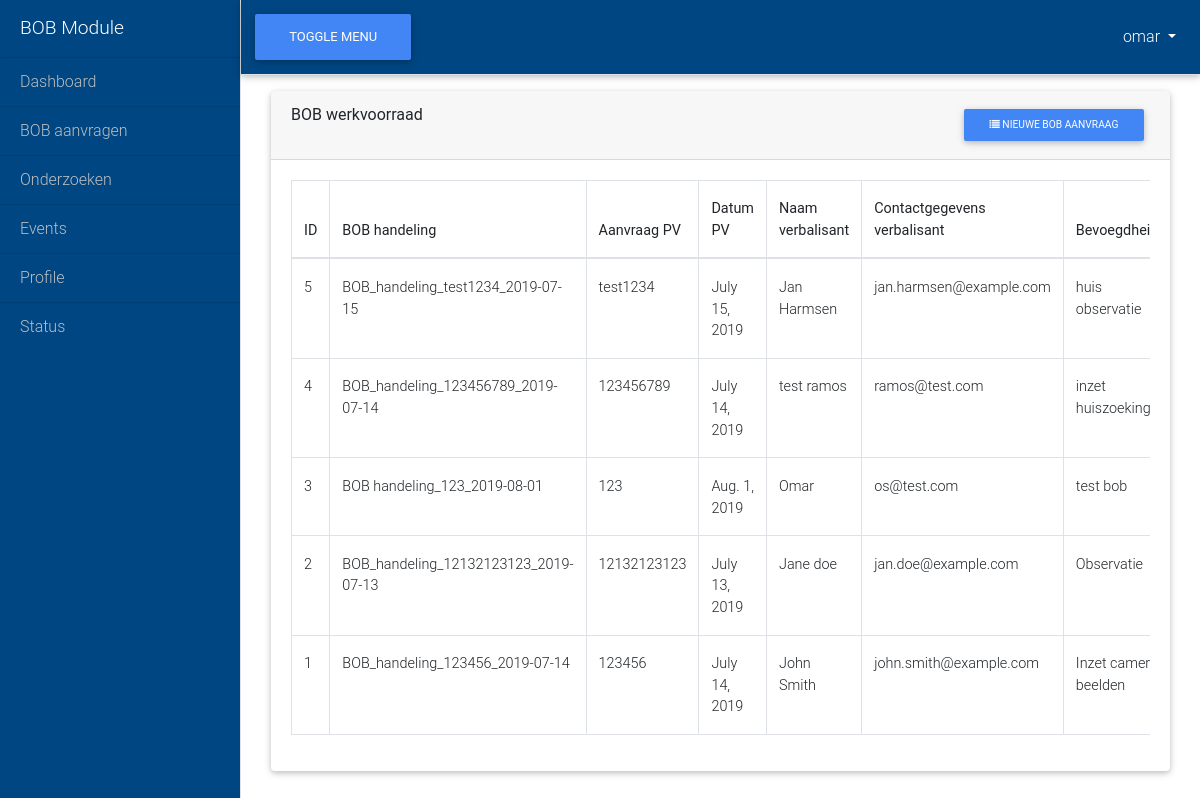
The page /bob/ (signed in) on the database as committed earlier.
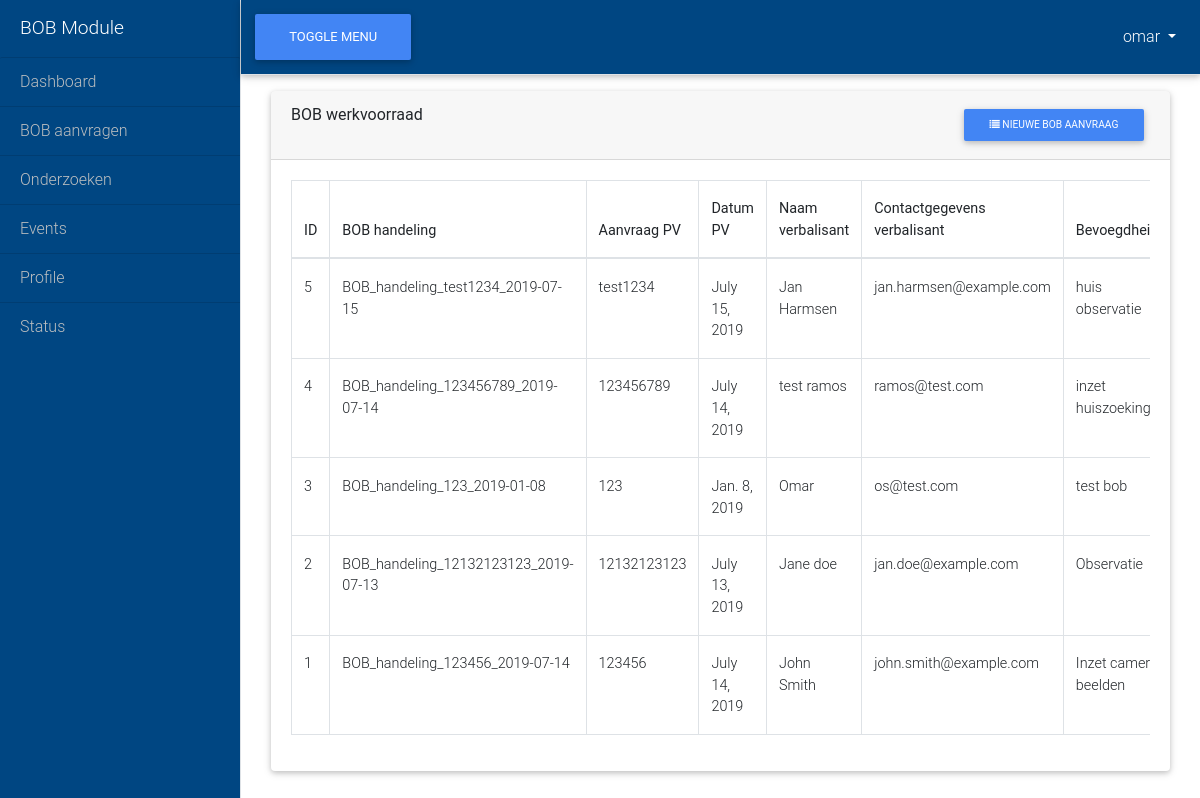
The same page on the database as committed later.
### bob/models.py (models this page shows, shortened)
class BobHandeling(models.Model):
    dvom_bobhandelingid = models.AutoField(primary_key=True)
    dvom_bobhandeling = models.CharField('BOB handeling', max_length=100, help_text='Naam van de bob handeling')
    dvom_aanvraagpv = models.CharField('Aanvraag PV', max_length=50)
    dvom_datumpv = models.DateField()
    dvom_verbalisant  = models.CharField('Naam verbalisant', max_length=100, help_text='Naam van de verbalisant')
    dvom_verbalisantcontactgegevens = models.EmailField(verbose_name='E-mail verbalisant',
                                                        help_text='Contactgegevens van de verbalisant')
    dvom_onderzoeksinstantiecontactpersoon = models.CharField('Contactpersoon onderzoeksinstantie', max_length=100,
                                                              blank=True, null=True,
                                                              help_text='Contactpersoon bij de opsporingsinstantie')
    dvom_onderzoeksinstantieid = models.CharField('Onderzoeksinstantie', max_length=100, blank=True, null=True,
                                                 help_text="""ID van de opsporingsinstantie (NB: zit in Onderzoek)""")
    dvom_onderzoekssubjectid = models.CharField('Onderzoekssubject', max_length=100, blank=True, null=True,
                                                 help_text="""ID van het onderzoekssubject """)
    dvom_onderzoekstype = models.CharField('Onderzoekstype', max_length=2, choices=ONDERZOEK_TYPES,
                                           blank=True, null=True,
                                           help_text='Type onderzoek (wordt afgeleid van de bevoegdheid)')
    dvom_strafvorderlijkebevoegdheidid = models.CharField('Bevoegdheid', max_length=100, default='', help_text="""ID van de
                                                          bevoegdheid """)
    dvom_heterdaad = models.BooleanField(choices=BOOL_CHOICES, verbose_name='Heterdaad', default=False,
                                         blank=True, null=True)
    dvom_heeftverlenging = models.BooleanField(choices=BOOL_CHOICES, verbose_name='Heeft verlenging', default=False,
                                               blank=True, null=True)
    dvom_verlenging = models.BooleanField(choices=BOOL_CHOICES, verbose_name='Verlenging', default=False)
    dvom_verlengingingaandop = models.DateField()
    dvom_verlengingeinddatum = models.DateField()
    dvom_verlengingnr = models.PositiveIntegerField('Verlenging nr', default=0, blank=True, null=True,
                                                    validators=[MinValueValidator(0), MaxValueValidator(100)],
                                                    help_text='Hoeveelste verlenging betreft het'
                                                    )
    dvom_verlenging_aantal = models.PositiveIntegerField('Periode verlenging (aantal)', default=0,
                                validators=[MinValueValidator(1), MaxValueValidator(100)],
                                help_text="""Voor hoe lang wordt de verlenging van de handeling gevraagd
                                             (aantal i.c.m.volgend veld)""")
    dvom_verlenging_periode = models.CharField('Periode verlenging (eenheid)', max_length=2, choices=VERLENING_PERIODES,
                                           help_text="""Eenheid van de periode waarvoor
                                           de verlenging van de handeling gevraagd wordt""")
    dvom_voorgaandebobhandelingid = models.CharField('Voorgaande BOB handeling', max_length=100, blank=True, null=True,
                                                     help_text='ID voorgaande BOB handeling (igv verlenging)')
    dvom_oorspronkelijkebobhandelingid = models.CharField('Oorspronkelijke BOB handeling', max_length=100,
                                                          blank=True, null=True,
                                                          help_text="""ID van de 1e BOB handeling waar
                                                          de verlenging bij hoort""")
    dvom_vtmstartdatum = models.DateField(verbose_name='VTMStartdatum / Op')
    dvom_vtmeinddatum = models.DateField(verbose_name='VTMEinddatum')
    dvom_periode_aantal = models.PositiveIntegerField('Aantal (periode)', default=0,
                                                         validators=[MinValueValidator(1), MaxValueValidator(100)],
                                                         help_text="""Periode vordering tot machtiging
                                             (aantal i.c.m.volgend veld)""")
    dvom_periode_periode = models.CharField('Periode (eenheid)', max_length=2, choices=VERLENING_PERIODES,
                                               help_text="""Eenheid van de periode tot vordering tot machtiging
                                           """)
    dvom_machtigingdoorid = models.CharField('Machtiging door', max_length=10, blank=True, null=True,
                                             help_text="""RC die de machtiging afgeeft (id van de gebruiker
                                             in de applicatie)""")
    dvom_machtigingop = models.DateField(verbose_name='Machtiging op', blank=True, null=True,
                                         help_text="""Datum waarop de machtiging is afgegeven""")
    dvom_machtigingstartdatum = models.DateField(verbose_name='Machtiging startdatum / op', blank=True, null=True,
                                                 help_text="""Startdatum van de machtiging""")
    dvom_machtigingeinddatum = models.DateField(verbose_name='Machtiging einddatum', blank=True, null=True,
                                                help_text="""Einddatum van de machtiging""")
    dvom_machtiging_aantal = models.PositiveIntegerField('Machtiging aantal (periode)', default=0,blank=True, null=True,
                                                         validators=[MinValueValidator(0), MaxValueValidator(100)],
                                                         help_text="""Periode van de machtiging
                                             (aantal i.c.m.volgend veld)""")
    dvom_machtiging_periode = models.CharField('Machtiging periode (eenheid)', max_length=2, choices=VERLENING_PERIODES,
                                               blank=True, null=True,
                                               help_text="""Eenheid van de periode van de machtiging """)
    pdf_document = models.FileField('PDF Document', upload_to='documents/%Y/%m/%d', blank=True, null=True)

### bob/views.py (the view)
# urls.py: path('', views.BOBApplicationListView.as_view(), name='bob-index'),
class BOBApplicationListView(LoginRequiredMixin,ListView):
    model = BobHandeling
    form_class = BOBApplicationForm
    template_name = 'bob/bob_application_list.html'
    ordering = ['-pk']
    paginate_by = 5
    def get_context_data(self, *, object_list=None, **kwargs):
        context = super().get_context_data(**kwargs)
        bob_list = BobHandeling.objects.order_by('-pk')
        paginator = Paginator(bob_list, self.paginate_by)
        page = self.request.GET.get('page')
        bob_records = paginator.get_page(page)
        context['object_list'] = bob_records
        return context

### bob/templates/bob/bob_application_list.html (shortened to what this page needs)
{% extends "base.html" %}
{% load crispy_forms_tags %}
{% block content %}
    <div class="container-fluid mt-3">
    <div class="card mb-3">
        <div class="card-header">
            BOB werkvoorraad
            <a href="{% url 'bob:bob-create' %}" class="btn btn-primary btn-sm float-right" role="button">
                <i class="fa fa-list" aria-hidden="true"></i>
                Nieuwe BOB aanvraag
            </a>
        </div>
        <div class="card-body">
        {% if object_list %}
            <div class="table-responsive">
            <table class="table table-bordered" width="100%" cellspacing="0">
                <thead>
                    <th>ID</th>
                    <th>BOB handeling</th>
                    <th>Aanvraag PV</th>
                    <th>Datum PV</th>
                    <th>Naam verbalisant</th>
                    <th>Contactgegevens verbalisant</th>
                    <th>Bevoegdheid</th>
                </theaD>
                <tbody>
                {% for obj in object_list %}
                    <tr>
                       <td>{{ obj.pk }}</td>
                       <td>{{ obj.dvom_bobhandeling }}</td>
                       <td>{{ obj.dvom_aanvraagpv }}</td>
                       <td>{{ obj.dvom_datumpv }}</td>
                       <td>{{ obj.dvom_verbalisant }}</td>
                       <td>{{ obj.dvom_verbalisantcontactgegevens }}</td>
                       <td>{{ obj.dvom_strafvorderlijkebevoegdheidid }}</td>
                    </tr>
                {% endfor %}
                </tbody>
            </table>
            </div>
        {% else %}
            <p>Geen PV aanvragen gevonden.</p>
        {% endif %}
        </div>
    </div>
    </div>
{% endblock %}

### templates/base.html (shortened to what this page needs)
    {% load static %}
<!DOCTYPE html>
<html lang="en">
<head>
  <link rel="stylesheet" href="https://stackpath.bootstrapcdn.com/bootstrap/4.1.3/css/bootstrap.min.css">
  <link rel="stylesheet" href="https://stackpath.bootstrapcdn.com/font-awesome/4.7.0/css/font-awesome.min.css">
  {% block stylesheet %}
  <link href="{% static  "css/mdb/mdb.min.css" %}" rel="stylesheet">
  <link href="{% static  "css/sidebar.css" %}" rel="stylesheet">
  {% endblock %}
</head>
<body>
  <div class="d-flex" id="wrapper">
    <div class="bg-light border-right" id="sidebar-wrapper">
      <div class="sidebar-heading">BOB Module </div>
      <div class="list-group list-group-flush">
        <a href="#" class="list-group-item list-group-item-action bg-light">Dashboard</a>
        <a href="{% url 'bob:bob-index' %}" class="list-group-item list-group-item-action bg-light">BOB aanvragen</a>
        <a href="{% url 'bob:onderzoek-index' %}" class="list-group-item list-group-item-action bg-light">Onderzoeken</a>
        <a href="#" class="list-group-item list-group-item-action bg-light">Events</a>
        <a href="#" class="list-group-item list-group-item-action bg-light">Profile</a>
        <a href="#" class="list-group-item list-group-item-action bg-light">Status</a>
      </div>
    </div>
    <div id="page-content-wrapper">
      <nav class="navbar navbar-expand-md border-bottom navbar-dark navbar-custom p-2">
        <button class="btn btn-primary" id="menu-toggle">Toggle Menu</button>
        <div class="collapse navbar-collapse" id="navbarSupportedContent">
          <ul class="navbar-nav ml-auto mt-2 mt-lg-0">
            {% if user.is_authenticated %}
            <li class="nav-item dropdown">
              <a class="nav-link dropdown-toggle" href="#" id="navbarDropdown" role="button" data-toggle="dropdown" aria-haspopup="true" aria-expanded="false">
                {{ user.username }}
              </a>
            </li>
            {% else %}
                <li class="nav-item active">
                    <a class="nav-link" href="{% url 'accounts:account_login' %}">Inloggen</a>
                </li>
            {% endif %}
          </ul>
        </div>
      </nav>
      <div class="container-fluid">
          {% block content %}{% endblock %}
      </div>
    </div>
  </div>
</body>
</html>

### static/css/sidebar.css (style rules this page uses)
body { overflow-x: hidden; }
#sidebar-wrapper { min-height: 100vh; margin-left: -15rem; -webkit-transition: margin .25s ease-out; -moz-transition: margin .25s ease-out; -o-transition: margin .25s ease-out; transition: margin .25s ease-out; }
#sidebar-wrapper .sidebar-heading { padding: 0.875rem 1.25rem; font-size: 1.2rem; color: #fff; }
#sidebar-wrapper .list-group { width: 15rem; }
#page-content-wrapper { min-width: 100vw; }
@media (min-width: 768px) { #sidebar-wrapper { margin-left: 0; } }
@media (min-width: 768px) { #page-content-wrapper { min-width: 0; width: 100%; } }
.bg-light { background-color: rgb(0, 70, 130) !important; }
.bg-light a { color: #bbbec0; }
.navbar-custom { background-color: rgb(0, 70, 130); }
.navbar-custom .navbar-nav .nav-link { color: rgba(255,255,255,.5); padding: 1rem 1rem; }

Rows that differ between the two databases and show on the page:
changed BobHandeling "Omar": dvom_bobhandeling "BOB handeling_123_2019-08-01" → "BOB_handeling_123_2019-01-08"; dvom_datumpv "Aug. 1, 2019" → "Jan. 8, 2019"
